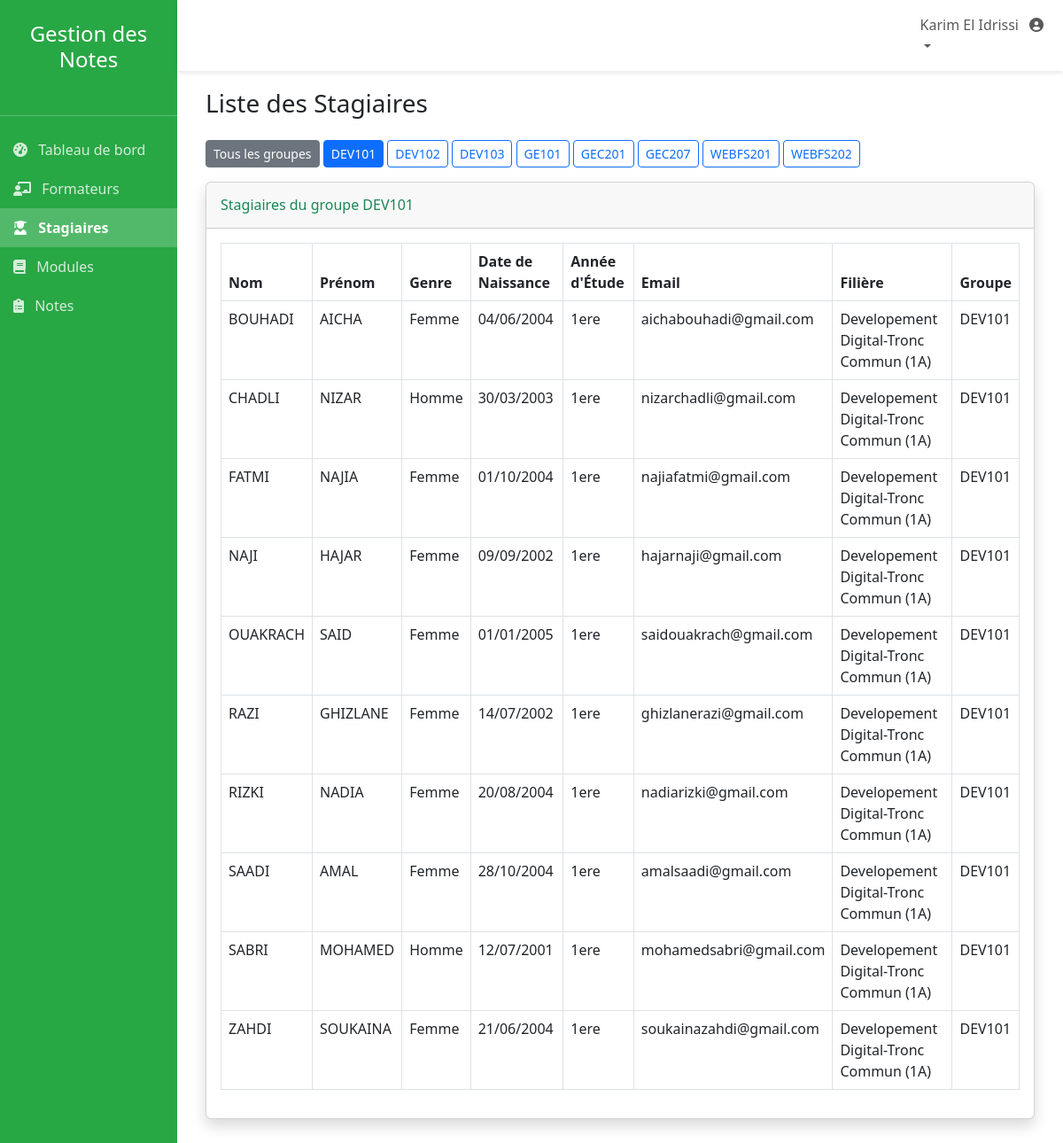
The app's page /admin/stagiaires.php?groupe=2 (signed in) with its own data.
### tables this page shows
CREATE TABLE `Groupe` (
  `id_Groupe` int(11) NOT NULL,
  `nom_Groupe` varchar(100) DEFAULT NULL
);

CREATE TABLE `Stagiaire` (
  `id_stagiaire` bigint(110) UNSIGNED NOT NULL,
  `nom` varchar(100) DEFAULT NULL,
  `prenom` varchar(100) DEFAULT NULL,
  `genre` enum('F','H') DEFAULT NULL,
  `date_naissance` date DEFAULT NULL,
  `annee_etude` enum('1ere','2eme','3eme') DEFAULT NULL,
  `email` varchar(100) DEFAULT NULL,
  `id_Filiere` int(11) DEFAULT NULL,
  `id_Groupe` int(11) DEFAULT NULL,
  `mot_de_passe` varchar(255) DEFAULT NULL
);

CREATE TABLE `Filiere` (
  `id_Filiere` int(11) NOT NULL,
  `nom_filiere` varchar(100) DEFAULT NULL
);

### admin/stagiaires.php (the view, shortened to what this page needs)
<?php
require_once '../config/database.php';
include '../includes/header.php';
$selectedGroup = isset($_GET['groupe']) ? intval($_GET['groupe']) : 0;
$groupes = [];
$resGroupes = $conn->query("SELECT id_Groupe, nom_Groupe FROM Groupe ORDER BY nom_Groupe");
if ($resGroupes && $resGroupes->num_rows > 0) {
    while ($g = $resGroupes->fetch_assoc()) {
        $groupes[] = $g;
    }
}
$query = "
    SELECT
        s.id_stagiaire,
        s.nom,
        s.prenom,
        s.genre,
        s.date_naissance,
        s.annee_etude,
        s.email,
        f.nom_filiere,
        g.nom_Groupe
    FROM Stagiaire s
    LEFT JOIN Filiere f ON s.id_Filiere = f.id_Filiere
    LEFT JOIN Groupe g ON s.id_Groupe = g.id_Groupe
";
if ($selectedGroup > 0) {
    $query .= " WHERE s.id_Groupe = $selectedGroup";
}
$query .= " ORDER BY s.nom, s.prenom";
$result = $conn->query($query);
$stagiaires = [];
if ($result && $result->num_rows > 0) {
    while ($row = $result->fetch_assoc()) {
        $stagiaires[] = $row;
    }
}
?>
<div class="container-fluid">
    <h1 class="h3 mb-4 text-gray-800">Liste des Stagiaires</h1>
    <div class="mb-3">
        <a href="stagiaires.php" class="btn btn-secondary btn-sm <?= $selectedGroup == 0 ? 'active' : '' ?>">Tous les groupes</a>
        <?php foreach ($groupes as $groupe): ?>
            <a href="stagiaires.php?groupe=<?= $groupe['id_Groupe'] ?>"
               class="btn btn-outline-primary btn-sm <?= $selectedGroup == $groupe['id_Groupe'] ? 'active' : '' ?>">
                <?= htmlspecialchars($groupe['nom_Groupe']) ?>
            </a>
        <?php endforeach; ?>
    </div>
    <div class="card shadow mb-4">
        <div class="card-header py-3">
            <h6 class="m-0 font-weight-bold text-success">
                <?= $selectedGroup > 0 ? 'Stagiaires du groupe ' . htmlspecialchars($stagiaires[0]['nom_Groupe'] ?? '') : 'Tous les stagiaires' ?>
            </h6>
        </div>
        <div class="card-body">
            <?php if (empty($stagiaires)): ?>
                <div class="alert alert-warning">Aucun stagiaire trouvé pour ce groupe.</div>
            <?php else: ?>
                <div class="table-responsive">
                    <table class="table table-bordered" width="100%" cellspacing="0">
                        <thead>
                            <tr>
                                <th>Nom</th>
                                <th>Prénom</th>
                                <th>Genre</th>
                                <th>Date de Naissance</th>
                                <th>Année d'Étude</th>
                                <th>Email</th>
                                <th>Filière</th>
                                <th>Groupe</th>
                            </tr>
                        </thead>
                        <tbody>
                            <?php foreach ($stagiaires as $stagiaire): ?>
                                <tr>
                                    <td><?= htmlspecialchars($stagiaire['nom']) ?></td>
                                    <td><?= htmlspecialchars($stagiaire['prenom']) ?></td>
                                    <td><?= $stagiaire['genre'] === 'F' ? 'Femme' : 'Homme' ?></td>
                                    <td><?= date('d/m/Y', strtotime($stagiaire['date_naissance'])) ?></td>
                                    <td><?= htmlspecialchars($stagiaire['annee_etude']) ?></td>
                                    <td><?= htmlspecialchars($stagiaire['email']) ?></td>
                                    <td><?= htmlspecialchars($stagiaire['nom_filiere']) ?></td>
                                    <td><?= htmlspecialchars($stagiaire['nom_Groupe']) ?></td>
                                </tr>
                            <?php endforeach; ?>
                        </tbody>
                    </table>
                </div>
            <?php endif; ?>
        </div>
    </div>
</div>
<?php include '../includes/footer.php'; ?>

### records on screen
groupe: nom_Groupe "DEV101"
groupe: nom_Groupe "DEV102"
groupe: nom_Groupe "DEV103"
groupe: nom_Groupe "GE101"
groupe: nom_Groupe "GEC201"
groupe: nom_Groupe "GEC207"
groupe: nom_Groupe "WEBFS201"
groupe: nom_Groupe "WEBFS202"
stagiaire: nom "BOUHADI", prenom "AICHA", genre "Femme", date_naissance "04/06/2004", annee_etude "1ere", email "aichabouhadi@gmail.com", id_Filiere.nom_filiere "Developement Digital-Tronc Commun (1A)", id_Groupe.nom_Groupe "DEV101"
stagiaire: nom "CHADLI", prenom "NIZAR", genre "Homme", date_naissance "30/03/2003", annee_etude "1ere", email "nizarchadli@gmail.com", id_Filiere.nom_filiere "Developement Digital-Tronc Commun (1A)", id_Groupe.nom_Groupe "DEV101"
stagiaire: nom "FATMI", prenom "NAJIA", genre "Femme", date_naissance "01/10/2004", annee_etude "1ere", email "najiafatmi@gmail.com", id_Filiere.nom_filiere "Developement Digital-Tronc Commun (1A)", id_Groupe.nom_Groupe "DEV101"
stagiaire: nom "NAJI", prenom "HAJAR", genre "Femme", date_naissance "09/09/2002", annee_etude "1ere", email "hajarnaji@gmail.com", id_Filiere.nom_filiere "Developement Digital-Tronc Commun (1A)", id_Groupe.nom_Groupe "DEV101"
stagiaire: nom "OUAKRACH", prenom "SAID", genre "Femme", date_naissance "01/01/2005", annee_etude "1ere", email "saidouakrach@gmail.com", id_Filiere.nom_filiere "Developement Digital-Tronc Commun (1A)", id_Groupe.nom_Groupe "DEV101"
stagiaire: nom "RAZI", prenom "GHIZLANE", genre "Femme", date_naissance "14/07/2002", annee_etude "1ere", email "ghizlanerazi@gmail.com", id_Filiere.nom_filiere "Developement Digital-Tronc Commun (1A)", id_Groupe.nom_Groupe "DEV101"
stagiaire: nom "RIZKI", prenom "NADIA", genre "Femme", date_naissance "20/08/2004", annee_etude "1ere", email "nadiarizki@gmail.com", id_Filiere.nom_filiere "Developement Digital-Tronc Commun (1A)", id_Groupe.nom_Groupe "DEV101"
stagiaire: nom "SAADI", prenom "AMAL", genre "Femme", date_naissance "28/10/2004", annee_etude "1ere", email "amalsaadi@gmail.com", id_Filiere.nom_filiere "Developement Digital-Tronc Commun (1A)", id_Groupe.nom_Groupe "DEV101"
stagiaire: nom "SABRI", prenom "MOHAMED", genre "Homme", date_naissance "12/07/2001", annee_etude "1ere", email "mohamedsabri@gmail.com", id_Filiere.nom_filiere "Developement Digital-Tronc Commun (1A)", id_Groupe.nom_Groupe "DEV101"
stagiaire: nom "ZAHDI", prenom "SOUKAINA", genre "Femme", date_naissance "21/06/2004", annee_etude "1ere", email "soukainazahdi@gmail.com", id_Filiere.nom_filiere "Developement Digital-Tronc Commun (1A)", id_Groupe.nom_Groupe "DEV101"

### other values on screen
$_SESSION['user_name'] "Karim El Idrissi"
